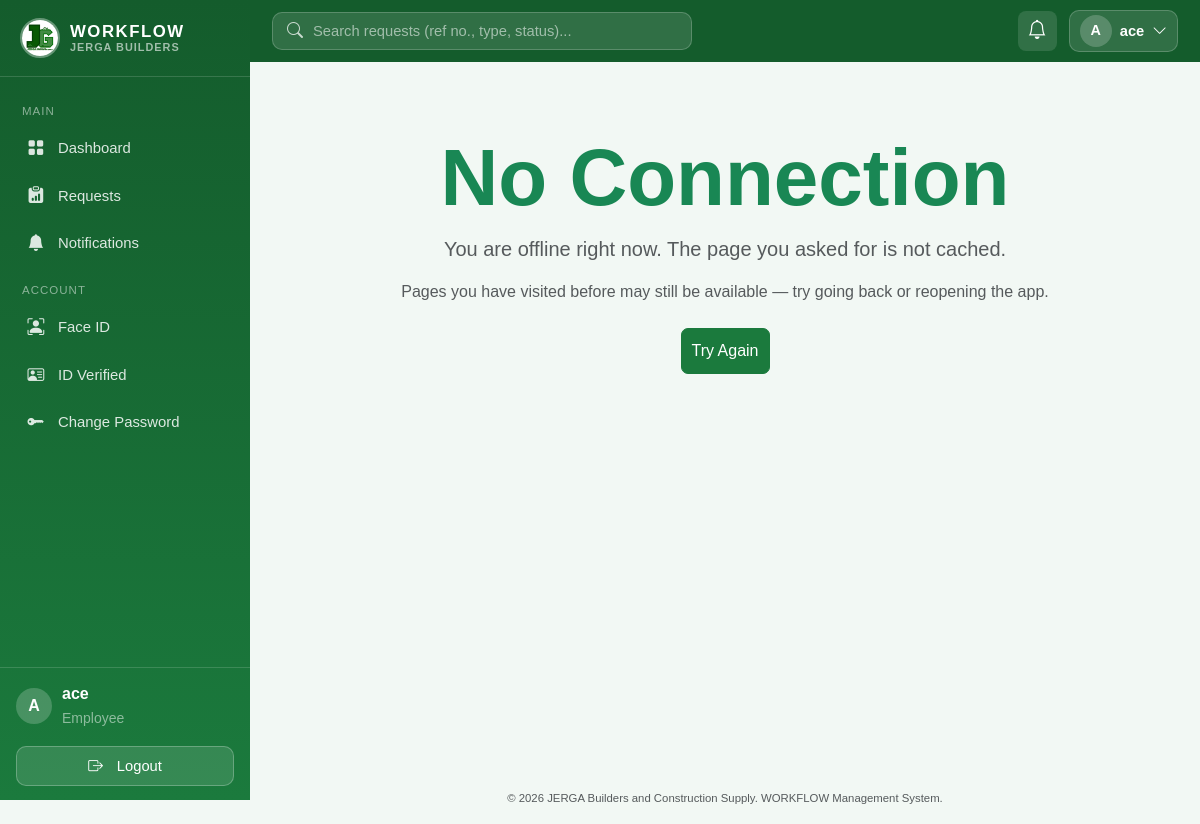
The page /offline (signed in) on the database its author committed.
### models/user.py (models this page shows, shortened)
class User(UserMixin, db.Model):
    __tablename__ = "users"
    id = db.Column(db.Integer, primary_key=True)
    username = db.Column(db.String(80), unique=True, nullable=False)
    email = db.Column(db.String(120), unique=True, nullable=False)
    password_hash = db.Column(db.String(255), nullable=False)
    role = db.Column(db.String(20), nullable=False, default="employee")  # "admin" | "hr" | "employee"
    is_active = db.Column(db.Boolean, default=True, nullable=False)
    created_at = db.Column(db.DateTime, default=db.func.now())
    employee_id = db.Column(db.Integer, db.ForeignKey("employees.id"), unique=True, nullable=True)
    employee = db.relationship("Employee", back_populates="user")
    submitted_requests = db.relationship(
        "EmployeeRequest", foreign_keys="EmployeeRequest.submitted_by_id", back_populates="submitted_by"
    )
    reviewed_requests = db.relationship(
        "EmployeeRequest", foreign_keys="EmployeeRequest.reviewed_by_id", back_populates="reviewed_by"
    )
    notifications = db.relationship(
        "Notification", back_populates="user", lazy=True, cascade="all, delete-orphan"
    )
    face_encoding = db.Column(db.Text, nullable=True)
    face_enrolled_at = db.Column(db.DateTime, nullable=True)
    face_photo = db.Column(db.String(255), nullable=True)
    reset_code = db.Column(db.String(6), nullable=True)
    reset_code_expires = db.Column(db.DateTime, nullable=True)
    id_document = db.Column(db.String(255), nullable=True)          # uploaded file name
    id_document_type = db.Column(db.String(50), nullable=True)
    id_verified = db.Column(db.Boolean, default=False, nullable=False)
    id_verified_by_id = db.Column(db.Integer, db.ForeignKey("users.id"), nullable=True)

### app.py (the view)
    @app.route("/offline")
    def offline():
        return render_template("offline.html")

### models/user.py (called while the page is built)
@login_manager.user_loader
def load_user(user_id):
    return db.session.get(User, int(user_id))

### templates/offline.html (shortened to what this page needs)
{% extends "base.html" %}
{% block content %}
<div class="text-center py-5">
    <h1 class="display-1 fw-bold text-success">No Connection</h1>
    <p class="lead text-muted">
        You are offline right now. The page you asked for is not cached.
    </p>
    <p class="text-muted">
        Pages you have visited before may still be available —
        try going back or reopening the app.
    </p>
    <a href="/" class="btn btn-success mt-2">Try Again</a>
</div>
{% endblock %}

### templates/base.html (shortened to what this page needs)
<!doctype html>
<html lang="en">
<head>
    <link
    rel="stylesheet"
    href="{{ url_for('static', filename='vendor/bootstrap.min.css') }}"
    />
    <link
    rel="stylesheet"
    href="{{ url_for('static', filename='vendor/bootstrap-icons.min.css') }}"
    />
    <link
    rel="stylesheet"
    href="{{ url_for('static', filename='css/style.css') }}"
    />
</head>
<body class="{% if current_user.is_authenticated %}with-sidebar{% endif %}">
    {% if current_user.is_authenticated %}
    <aside class="sidebar" id="sidebar">
    <div class="sidebar-brand">
        <img
        src="{{ url_for('static', filename='img/JERGA.jpg') }}"
        alt="JERGA WORKFLOW logo"
        class="sidebar-logo"
        width="40"
        height="40"
        />
        <div class="sidebar-brand-text">
        <span class="brand-name">WORKFLOW</span>
        <small>JERGA Builders</small>
        </div>
    </div>
    <nav class="sidebar-nav">
        <div class="sidebar-section">Main</div>
        <a
        href="{{ url_for('auth.dashboard') }}"
        class="sidebar-link {% if request.endpoint == 'auth.dashboard' %}active{% endif %}"
        >
        <i class="bi bi-grid-fill sb-icon"></i> Dashboard
        </a>
        <a
        href="{{ url_for('requests.list_requests') }}"
        class="sidebar-link {% if request.endpoint and request.endpoint.startswith('requests') %}active{% endif %}"
        >
        <i class="bi bi-clipboard-data-fill sb-icon"></i> Requests
        </a>
        <a
          href="{{ url_for('notifications.list_notifications') }}"
          class="sidebar-link {% if request.endpoint and request.endpoint.startswith('notifications') %}active{% endif %}"
        >
          <i class="bi bi-bell-fill sb-icon"></i> Notifications
        </a>
        <div class="sidebar-section">Account</div>
        <a
          href="{{ url_for('biometrics.enroll') }}"
          class="sidebar-link {% if request.endpoint == 'biometrics.enroll' %}active{% endif %}"
          title="Face ID settings"
        >
          <i class="bi bi-person-bounding-box sb-icon"></i> Face ID
        </a>
        <a
          href="{{ url_for('biometrics.verify_id') }}"
          class="sidebar-link {% if request.endpoint == 'biometrics.verify_id' %}active{% endif %}"
          title="Valid ID verification"
        >
          <i class="bi bi-person-vcard sb-icon"></i>
          {% if current_user.id_verified %} ID Verified {% elif
          current_user.id_document %} ID Pending {% else %} Verify ID {% endif
          %}
        </a>
        <a
          href="{{ url_for('account.change_password') }}"
          class="sidebar-link {% if request.endpoint == 'account.change_password' %}active{% endif %}"
          title="Change password"
        >
          <i class="bi bi-key-fill sb-icon"></i> Change Password
        </a>
      </nav>
      <div class="sidebar-footer">
        <div class="sidebar-user">
          <div class="avatar">{{ current_user.username|first|upper }}</div>
          <div class="sidebar-user-info">
            <div class="fw-semibold">{{ current_user.username }}</div>
            <small class="text-white-50">{{ current_user.role|title }}</small>
          </div>
        </div>
        <a
          href="{{ url_for('auth.logout') }}"
          class="sidebar-logout w-100 mt-3"
          type="button"
        >
          <i class="bi bi-box-arrow-right me-2"></i>Logout
        </a>
      </div>
    </aside>
    <header class="topbar">
      <form
        class="topbar-search"
        method="GET"
        action="{{ url_for('requests.list_requests') }}"
        role="search"
      >
        <i class="bi bi-search"></i>
        <input
          type="search"
          name="q"
          value="{{ request.args.get('q', '') }}"
          placeholder="Search requests (ref no., type, status)..."
          aria-label="Search requests"
        />
      </form>
      <div class="topbar-actions">
        <a
          href="{{ url_for('notifications.list_notifications') }}"
          class="topbar-bell"
          title="Notifications"
        >
          <i class="bi bi-bell"></i>
        </a>
        <div class="dropdown">
          <button
            class="topbar-profile"
            type="button"
            data-bs-toggle="dropdown"
            data-bs-display="static"
            aria-expanded="false"
          >
            <span class="avatar avatar-sm"
              >{{ current_user.username|first|upper }}</span
            >
            <span class="topbar-name d-none d-sm-inline"
              >{{ current_user.username }}</span
            >
            <i class="bi bi-chevron-down d-none d-sm-inline"></i>
          </button>
        </div>
      </div>
    </header>
    {% endif %}
    <main class="app-main">
       {% block content %}{% endblock %}
    </main>
    <footer class="text-center py-3 text-muted app-footer">
      <small>
        &copy; 2026 JERGA Builders and Construction Supply. WORKFLOW Management
        System.
      </small>
    </footer>
  </body>
</html>

### static/css/style.css (style rules this page uses)
:root { --green-dark: #145c2c; --green-main: #1b7a3d; --green-light: #e6f4ea; --green-focus: rgba(27, 122, 61, 0.2); }
body { background-color: #f2f8f4; font-family: Arial, Helvetica, sans-serif; min-height: 100vh; }
.btn-success { --bs-btn-bg: var(--green-main); --bs-btn-border-color: var(--green-main); --bs-btn-hover-bg: var(--green-dark); --bs-btn-hover-border-color: var(--green-dark); --bs-btn-active-bg: var(--green-dark); --bs-btn-active-border-color: var(--green-dark); padding: 10px; border-radius: 7px; }
a { color: var(--green-main); }
footer { font-size: 13px; }
body.with-sidebar .app-main, body.with-sidebar .app-footer { margin-left: 250px; transition: margin-left 0.25s ease; }
.sidebar { position: fixed; top: 0; left: 0; width: 250px; height: 100vh; background: linear-gradient(180deg, var(--green-dark) 0%, var(--green-main) 100%); color: #fff; display: flex; flex-direction: column; z-index: 1040; transition: transform 0.25s ease; }
.sidebar-brand { display: flex; align-items: center; gap: 10px; padding: 18px 20px; font-weight: bold; letter-spacing: 1px; font-size: 1.05rem; border-bottom: 1px solid rgba(255, 255, 255, 0.15); }
.sidebar-nav { flex: 1; overflow-y: auto; padding: 12px 10px; }
.sidebar-link { display: flex; align-items: center; gap: 10px; color: rgba(255, 255, 255, 0.85); text-decoration: none; padding: 10px 12px; border-radius: 8px; margin-bottom: 4px; font-size: 0.95rem; transition: background 0.15s ease; }
.sb-icon { width: 22px; text-align: center; }
.sidebar-section { font-size: 0.72rem; text-transform: uppercase; letter-spacing: 1px; color: rgba(255, 255, 255, 0.5); padding: 14px 12px 6px; }
.sidebar-footer { padding: 14px 16px; border-top: 1px solid rgba(255, 255, 255, 0.15); }
.sidebar-user { display: flex; align-items: center; gap: 10px; }
.avatar { width: 36px; height: 36px; border-radius: 50%; background: rgba(255, 255, 255, 0.2); display: flex; align-items: center; justify-content: center; font-weight: bold; flex-shrink: 0; }
.app-main { padding-top: 20px; min-height: calc(100vh - 90px); }
.btn { border-radius: 7px; }
.topbar { position: sticky; top: 0; z-index: 1020; display: flex; align-items: center; gap: 14px; background: var(--green-dark); padding: 10px 22px; }
.topbar-search { display: flex; align-items: center; gap: 8px; background: rgba(255, 255, 255, 0.12); border: 1px solid rgba(255, 255, 255, 0.2); border-radius: 10px; padding: 6px 14px; flex: 1; max-width: 420px; color: rgba(255, 255, 255, 0.75); }
.topbar-search input { background: transparent; border: none; outline: none; color: #fff; width: 100%; font-size: 0.92rem; }
.topbar-search input::placeholder { color: rgba(255, 255, 255, 0.55); }
.topbar-actions { margin-left: auto; display: flex; align-items: center; gap: 12px; }
.topbar-bell { position: relative; color: #fff; font-size: 1.2rem; padding: 6px 10px; border-radius: 8px; background: rgba(255, 255, 255, 0.12); text-decoration: none; }
.topbar-profile { display: flex; align-items: center; gap: 8px; background: rgba(255, 255, 255, 0.12); border: 1px solid rgba(255, 255, 255, 0.2); border-radius: 10px; color: #fff; padding: 4px 10px; font-size: 0.92rem; }
.topbar-name { font-weight: 600; }
.sidebar-logo { border-radius: 50%; border: 2px solid rgba(255, 255, 255, 0.35); object-fit: cover; }
.sidebar-brand-text { display: flex; flex-direction: column; line-height: 1.15; }
.sidebar-brand-text .brand-name { font-weight: 700; letter-spacing: 1.5px; font-size: 1.05rem; }
.sidebar-brand-text small { font-size: 0.68rem; letter-spacing: 1px; color: rgba(255, 255, 255, 0.6); text-transform: uppercase; }
.sidebar-link { font-size: 0.93rem; padding: 11px 14px; border-radius: 10px; margin-bottom: 3px; color: rgba(255, 255, 255, 0.85); }
.sidebar-link .sb-icon { font-size: 1.05rem; width: 24px; display: inline-flex; justify-content: center; }
.sidebar-user-info { min-width: 0; }
.sidebar-logout { display: flex; align-items: center; justify-content: center; gap: 6px; background: rgba(255, 255, 255, 0.12); border: 1px solid rgba(255, 255, 255, 0.25); color: #fff; text-decoration: none; padding: 8px 12px; border-radius: 10px; font-size: 0.92rem; transition: background 0.15s ease; }
body.with-sidebar .topbar { margin-left: 250px; }
.avatar-sm { width: 32px; height: 32px; font-size: 0.9rem; }

### rows shown on the page
User: username|first "A", username "ace", role "Employee"
